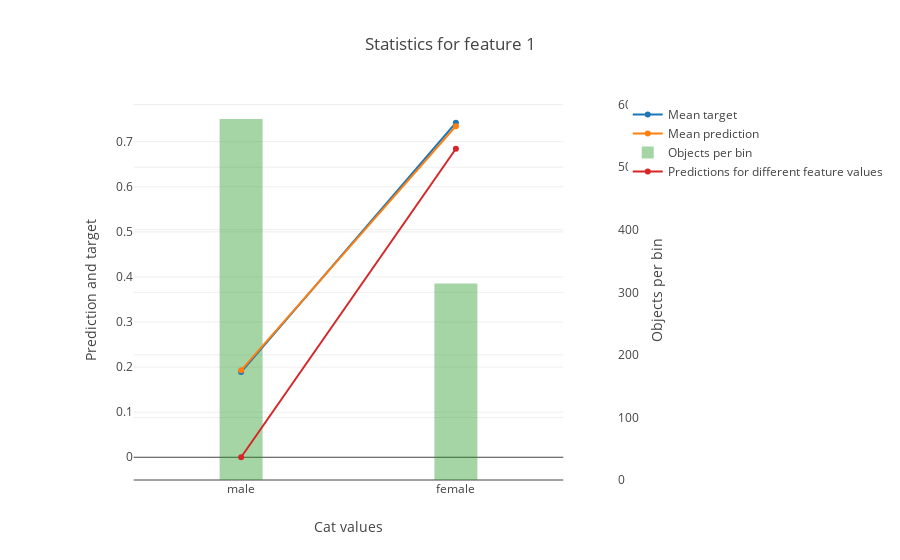

This figure's notebook cell:
### Markdown cell above
#### One-hot feature

### Code cell
feature = 'Sex'
res = titanic_model.get_binarized_statistics(titanic_train, titanic_train_target, feature, 
                                     cat_feature_values=['male', 'female'], plot=True, thread_count=-1)

### Figure 1 — Plotly figure (JSON) as saved in the notebook; plotly's stock layout.template omitted (floating-point values rounded to 4 significant figures)
{"data": [{"mode": "lines+markers", "name": "Mean target", "type": "scatter", "uid": "c96f3740-b250-4153-afc5-2aaa6faee62b", "x": ["male", "female"], "xaxis": "x", "y": [0.1889, 0.742], "yaxis": "y"}, {"mode": "lines+markers", "name": "Mean prediction", "type": "scatter", "uid": "6bc9d107-e90a-4adc-bdab-5e7def623201", "x": ["male", "female"], "xaxis": "x", "y": [0.1928, 0.7345], "yaxis": "y"}, {"marker": {"color": "rgba(30, 150, 30, 0.4)"}, "name": "Objects per bin", "type": "bar", "uid": "cb8fbd3e-0135-4ff1-9d9d-588c4483c572", "width": 0.2, "x": ["male", "female"], "xaxis": "x", "y": [577, 314], "yaxis": "y2"}, {"mode": "lines+markers", "name": "Predictions for different feature values", "type": "scatter", "uid": "6b7ddde4-c7ab-4fda-bacb-0ace6e1981d1", "x": ["male", "female"], "xaxis": "x", "y": [0, 0.6843], "yaxis": "y"}], "layout": {"title": {"text": "Statistics for feature 1"}, "xaxis": {"domain": [0.1, 0.9], "title": {"text": "Cat values"}}, "yaxis": {"overlaying": "y2", "side": "left", "title": {"text": "Prediction and target"}}, "yaxis2": {"position": 1, "side": "right", "title": {"text": "Objects per bin"}}}}
